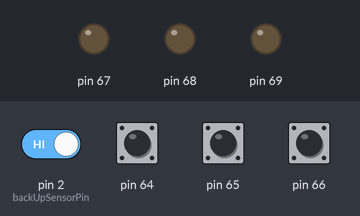
This sketch was run on a simulated Arduino Mega 2560, built with avr-gcc and run on an emulated ATmega2560. Shown: output pins drawn as LEDs (lit = HIGH). The inputs (shaded band) are chosen by the test bench; at power-on: pin 2 (backUpSensorPin), pin 64–66 HIGH.

Above: at 1.2 s.
1.3 s: pin 2 (backUpSensorPin) driven LOW
At 1.8 s:
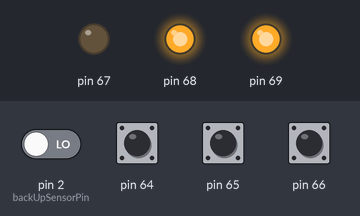
Timing chart, 0 to 4.3 s (numbered marks = the images above; inputs shaded):
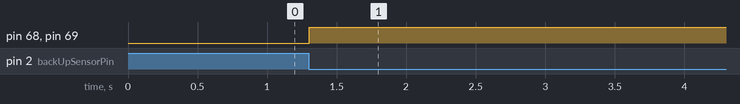

Measured:
- after the input at 1.3 s, pin 68, pin 69: LOW → HIGH at once

The sketch:

pcf8574_sensors_ready_for_all.ino
```cpp
#include <PCF8574.h>
#include <Wire.h>

#define ALL_OK    0
#define BOT_FRONT 1
#define BOT_BACK  2
#define TOP_BACK  4

PCF8574 pcf20(0x20);

const byte frontDownSensorPin = 0;
const byte backDownSensorPin  = 1;
const byte backUpSensorPin  = 2;

const byte runningOKLed = 3;
const byte lowBatIntLed = 4;
const byte lowBatExtLed = 5;
const byte backingUpLed = 6;

unsigned int lastMillis;

volatile boolean hasChanged = false;

boolean hasChanged_fd = false;
boolean hasChanged_bd = false;
boolean hasChanged_bu = false;

void setup()
{
  pcf20.begin();
  attachInterrupt(0, catchChange, FALLING);
}

void loop()
{
  unsigned int currentMillis = millis();
  if (currentMillis - lastMillis >= 50)
  {
    lastMillis = currentMillis;
    if (hasChanged)
    {
      hasChanged_fd = !pcf20.readButton(frontDownSensorPin);
      hasChanged_bd = !pcf20.readButton(backDownSensorPin);
      hasChanged_bu = !pcf20.readButton(backUpSensorPin);
      if (hasChanged_fd || hasChanged_bd || hasChanged_bu)
      {
        if (hasChanged_fd)
        {
          //pcf20.write(lowBatIntLed, LOW);
        }
        if (hasChanged_bd)
        {
          //pcf20.write(lowBatExtLed, LOW);
        }
        if (hasChanged_bu)
        {
          //pcf20.write(backingUpLed, LOW);
        }
        pcf20.write(runningOKLed, HIGH);
      }
      else
      {
        pcf20.write(runningOKLed, LOW);
        pcf20.write(lowBatIntLed, HIGH);
        pcf20.write(lowBatExtLed, HIGH);
        pcf20.write(backingUpLed, HIGH);
      }
      hasChanged = false;
    }
  }
}

void catchChange()
{
  hasChanged = true;
}
```
